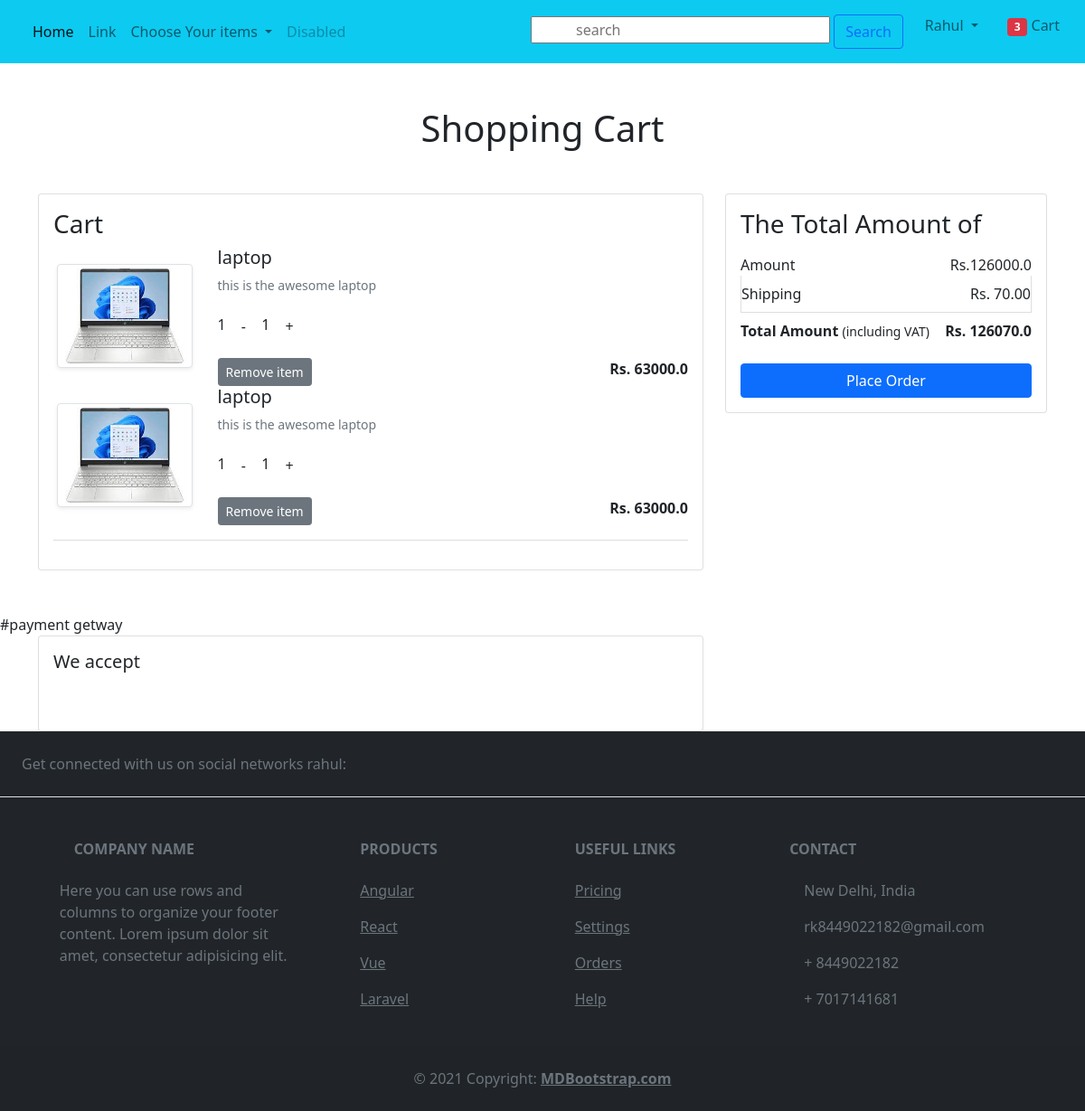
The app's page /cart (signed in) with its own data.
### enroll/models.py (models this page shows, shortened)
class cart(models.Model):
    user = models.ForeignKey(User, on_delete=models.CASCADE)
    product = models.ForeignKey(product, on_delete=models.CASCADE)
    quantity = models.PositiveIntegerField(default=1)

class product(models.Model):
    title=models.CharField(max_length=100)
    selling_price=models.FloatField()
    discount_price=models.FloatField()
    discriptions=models.TextField(max_length=200)
    brand=models.CharField(max_length=50)
    category=models.CharField(choices=CATEGORY_CHOICES ,max_length=50)
    product_images=models.ImageField(upload_to="myimages", height_field=None, width_field=None, max_length=None)

### enroll/views.py (the view)
# urls.py: path('cart', views.show_cart, name="cart"),
def show_cart(request):
    if request.user.is_authenticated:
        user=request.user
        cart_data=cart.objects.filter(user=user)
        amount=0.0
        shipping_amount=70.0
        total_amount=0.0
        cart_product = [p for p in cart.objects.all() if p.user==user]
        if cart_product:
            for p in cart_product:
                tmpamount=(p.quantity * p.product.discount_price)
                amount=amount+tmpamount
                totalamount=amount+shipping_amount
            return render(request,'addtocart.html',{"cart":cart_data,"totalamount":totalamount,"amount":amount})
    return render(request,"addtocartempty.html")

### templates/addtocart.html (shortened to what this page needs)
{% extends "base.html" %}
{% load static %}
{% block content %}
<div class="container my-5">
  <div class="row">
    <h1 class="text-center mb-5">Shopping Cart</h1>
    <div class="col-sm-8">
      <div class="card">
        <div class="card-body">
          <h3>Cart</h3>
          {% for cart in cart %}
          <div class="row">
            <div class="col-sm-3 text-center align-self-center">
               <img src="{{cart.product.product_images.url}}" alt="" srcset="" class="img-fluid img-thumbnail shadow-sm" height="150" width="150"> </div>
            <div class="col-sm-9">
              <div>
                <h5>{{cart.product.title}}</h5>
                <p class="mb-2 text-muted small">{{cart.product.discriptions}}</p>
                <div class="my-3">
                  <label for="quantity">{{cart.quantity}}</label>
                  <button class="btn  btn-minus" data-url="">-</button>
                  <span id="quantity">1</span>
                  <button class="btn btn-plus" data-url="">+</button>
                </div>
                <div class="d-flex justify-content-between">
                  <a href="#" class="btn btn-sm btn-secondary mr-3">Remove item </a>
                  <p class="mb-0"><span><strong>Rs. {{cart.product.discount_price}}</strong></span></p>
                </div>
              </div>
            </div>
          </div>
          {% endfor %}
          <hr class="text-muted">
        </div>
      </div>
      </div>
      <div class="col-sm-4">
        <div class="card">
          <div class="card-body">
            <h3>The Total Amount of</h3>
            <ul class="list-group">
              <li class="list-group-item d-flex justify-content-between align-items-center border-0 px-0 pb-0">
                Amount<span>Rs.{{amount}}</span></li>
              <li class="list-group-item d-flex justify-content-between align-items-center px-0">Shipping<span>Rs.
                  70.00</span></li>
              <li class="list-group-item d-flex justify-content-between align-items-center border-0 px-0 mb-3">
                <div>
                  <strong>Total Amount</strong> <small>(including VAT)</small>
                </div>
                <span><strong>Rs. {{totalamount}}</strong></span>
              </li>
            </ul>
            <div class="d-grid"><a href="{% url 'checkout' %}" class="btn btn-primary">Place Order</a></div>
          </div>
        </div>
      </div>
    </div>
  </div>
  #payment getway
  <div class="container">
    <div class="row">
      <div class="col-sm-8">
        <div class="card">
          <div class="card-body">
            <h5 class="mb-4">We accept</h5>
          </div>
        </div>
      </div>
    </div>
  </div>
  {% endblock content %}

### templates/base.html (shortened to what this page needs)
<!doctype html>
{% load static %}
<html lang="en">
<head>
  <link href="https://cdn.jsdelivr.net/npm/bootstrap@5.0.2/dist/css/bootstrap.min.css" rel="stylesheet"
>
    <link rel="stylesheet" href="{% static 'css/ok.css' %}">
</head>
<body>
  <nav class="navbar navbar-expand-lg navbar-light bg-info">
    <div class="container-fluid">
      <div class="collapse navbar-collapse" id="navbarSupportedContent">
        <ul class="navbar-nav me-auto mb-2 mb-lg-0">
          <li class="nav-item">
            <a class="nav-link active" aria-current="page" href="{% url "home" %}">Home</a>
          </li>
          <li class="nav-item">
            <a class="nav-link" href="#">Link</a>
          </li>
          <li class="nav-item dropdown">
            <a class="nav-link dropdown-toggle" href="#" id="navbarDropdown" role="button" data-bs-toggle="dropdown"
              aria-expanded="false">
              Choose Your items
            </a>
          </li>
          <li class="nav-item">
            <a class="nav-link disabled" href="#" tabindex="-1" aria-disabled="true">Disabled</a>
          </li>
        </ul>
        <div>
          <ul class="navbar-nav me-auto mb-2 mb-lg-0">
            <form method="get" action="/search" class="text-center p-2">
              <input type="search" class="px-5" name="search" id="search" placeholder="search">
              <input type="submit" class="btn btn-outline-primary" value="Search">
          </form>
            {% if request.user.is_authenticated %}
            <li class="nav-item dropdown mx-2">
              <a class="nav-link dropdown-toggle " href="#" id="profileDropdown" role="button" data-bs-toggle="dropdown"
                aria-expanded="false">
                {{request.user.username|capfirst}}
              </a>
            </li>
            <li class="nav-item mx-2">
              <a href="{% url 'cart' %}" class="nav-link "><span class="badge bg-danger">{{cart.quantity}}3</span> Cart </a>
            </li>
            {% endif %}
          </ul>
        </div>
      </div>
    </div>
  </nav>
{% block content %}{% endblock content %}
<footer class="text-center text-lg-start bg-dark text-muted">
  <section class="d-flex justify-content-center justify-content-lg-between p-4 border-bottom">
    <div class="me-5 d-none d-lg-block">
      <span>Get connected with us on social networks {{user}}:</span>
    </div>
    <div>
    </div>
  </section>
  <section class="">
    <div class="container text-center text-md-start mt-5">
      <div class="row mt-3">
        <div class="col-md-3 col-lg-4 col-xl-3 mx-auto mb-4">
          <h6 class="text-uppercase fw-bold mb-4">
            Company name
          </h6>
          <p>
            Here you can use rows and columns to organize your footer content. Lorem ipsum
            dolor sit amet, consectetur adipisicing elit.
          </p>
        </div>
        <div class="col-md-2 col-lg-2 col-xl-2 mx-auto mb-4">
          <h6 class="text-uppercase fw-bold mb-4">
            Products
          </h6>
          <p>
            <a href="#!" class="text-reset">Angular</a>
          </p>
          <p>
            <a href="#!" class="text-reset">React</a>
          </p>
          <p>
            <a href="#!" class="text-reset">Vue</a>
          </p>
          <p>
            <a href="#!" class="text-reset">Laravel</a>
          </p>
        </div>
        <div class="col-md-3 col-lg-2 col-xl-2 mx-auto mb-4">
          <h6 class="text-uppercase fw-bold mb-4">
            Useful links
          </h6>
          <p>
            <a href="#!" class="text-reset">Pricing</a>
          </p>
          <p>
            <a href="#!" class="text-reset">Settings</a>
          </p>
          <p>
            <a href="{% url 'order' %}" class="text-reset">Orders</a>
          </p>
          <p>
            <a href="#!" class="text-reset">Help</a>
          </p>
        </div>
        <div class="col-md-4 col-lg-3 col-xl-3 mx-auto mb-md-0 mb-4">
          <h6 class="text-uppercase fw-bold mb-4">Contact</h6>
          <p> New Delhi, India</p>
          <p>
            rk8449022182@gmail.com
          </p>
          <p> + 8449022182</p>
          <p> + 7017141681</p>
        </div>
      </div>
    </div>
  </section>
  <div class="text-center p-4" style="background-color: rgba(0, 0, 0, 0.025);">
    © 2021 Copyright:
    <a class="text-reset fw-bold" href="https://mdbootstrap.com/">MDBootstrap.com</a>
  </div>
</footer>
</body>
</html>

### static/css/ok.css (style rules this page uses)
body { margin: 0px; padding: 0px; background-image: "C:\Users\hp\Desktop\add_to_cart\cart\static\images\annie-spratt-wuc-KEIBrdE-unsplash.jpg"; }

### templates/base.html (style rules this page uses)
body { padding-right: 0; padding-left: 0; }

### records on screen
cart: product.product_images (picture), product "laptop", product.discriptions "this is the awesome laptop", quantity "1", product.discount_price "63000.0"
cart: product.product_images (picture), product "laptop", product.discriptions "this is the awesome laptop", quantity "1", product.discount_price "63000.0"

### other values on screen
{{ request.user.username|capfirst }} "Rahul"
{{ amount }} "126000.0"
{{ totalamount }} "126070.0"
{{ user }} "rahul"
